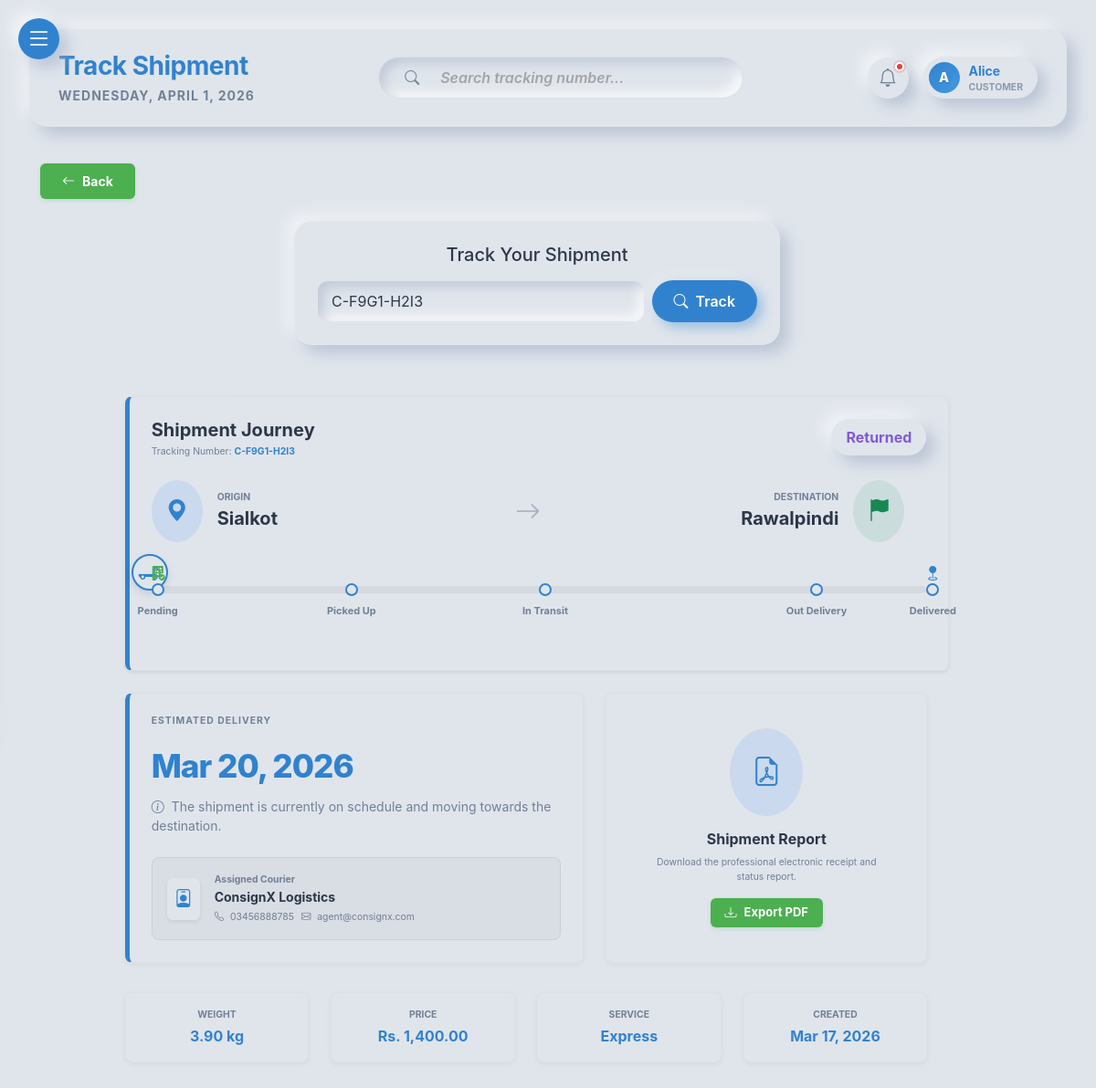
Page /customer/track_shipment.php?tracking_number=C-F9G1-H2I3 (signed in) on the committed database.
### tables this page shows
CREATE TABLE `shipments` (
  `id` int(11) NOT NULL,
  `tracking_number` varchar(50) NOT NULL,
  `agent_id` int(11) DEFAULT NULL,
  `customer_id` int(11) NOT NULL,
  `origin_city_id` int(11) NOT NULL,
  `destination_city_id` int(11) NOT NULL,
  `recipient_name` varchar(100) NOT NULL,
  `recipient_phone` varchar(20) NOT NULL,
  `recipient_address` text NOT NULL,
  `weight` decimal(10,2) NOT NULL COMMENT 'Weight in kg',
  `price` decimal(10,2) NOT NULL,
  `status` enum('Pending','Picked Up','In Transit','Out For Delivery','Delivered','Returned','Cancelled') NOT NULL DEFAULT 'Pending',
  `created_at` timestamp NOT NULL DEFAULT current_timestamp(),
  `updated_at` timestamp NOT NULL DEFAULT current_timestamp() ON UPDATE current_timestamp()
);

CREATE TABLE `cities` (
  `id` int(11) NOT NULL,
  `name` varchar(100) NOT NULL,
  `state` varchar(100) NOT NULL
);

CREATE TABLE `agents` (
  `id` int(11) NOT NULL,
  `name` varchar(100) NOT NULL,
  `company_name` varchar(150) NOT NULL,
  `username` varchar(50) DEFAULT NULL,
  `email` varchar(100) NOT NULL,
  `phone` varchar(20) NOT NULL,
  `password_hash` varchar(255) NOT NULL,
  `status` enum('active','inactive') NOT NULL DEFAULT 'active',
  `created_at` timestamp NOT NULL DEFAULT current_timestamp(),
  `profile_image` varchar(255) DEFAULT NULL
);

### customer/track_shipment.php (the view, shortened to what the rows shown need)
<?php
require_once '../includes/db.php';
require_once '../includes/middleware.php';
require_once '../includes/functions.php';
$is_guest = !is_logged_in();
$is_customer = is_logged_in() && current_user_role() === 'customer';
$customer_id = current_user_id();
$tracking_number = trim($_REQUEST['tracking_number'] ?? '');
$ship = null;
if ($tracking_number) {
    if (!is_valid_tracking_number($tracking_number)) {
        $msg = display_alert("Invalid tracking number format. Use: C-XXXX-XXXX (e.g., C-A1B2-C3D4)", "danger");
    } else {
        try {
            if ($is_guest) {
                $stmt = $pdo->prepare("
                    SELECT s.*,
                           orig.name as origin_city, dest.name as dest_city,
                           a.company_name as agent_name, a.email as agent_email, a.phone as agent_phone,
                           c.name as customer_name, c.email as customer_email, c.phone as customer_phone,
                           (SELECT location FROM shipment_status_history WHERE shipment_id = s.id ORDER BY id DESC LIMIT 1) as current_location
                    FROM shipments s
                    LEFT JOIN cities orig ON s.origin_city_id = orig.id
                    LEFT JOIN cities dest ON s.destination_city_id = dest.id
                    LEFT JOIN agents a ON s.agent_id = a.id
                    LEFT JOIN customers c ON s.customer_id = c.id
                    WHERE s.tracking_number = ?
                ");
                $stmt->execute([$tracking_number]);
            } else {
                $stmt = $pdo->prepare("
                    SELECT s.*,
                           orig.name as origin_city, dest.name as dest_city,
                           a.company_name as agent_name, a.email as agent_email, a.phone as agent_phone,
                           c.name as customer_name, c.email as customer_email, c.phone as customer_phone,
                           (SELECT location FROM shipment_status_history WHERE shipment_id = s.id ORDER BY id DESC LIMIT 1) as current_location
                    FROM shipments s
                    LEFT JOIN cities orig ON s.origin_city_id = orig.id
                    LEFT JOIN cities dest ON s.destination_city_id = dest.id
                    LEFT JOIN agents a ON s.agent_id = a.id
                    LEFT JOIN customers c ON s.customer_id = c.id
                    WHERE s.tracking_number = ? AND s.customer_id = ?
                ");
                $stmt->execute([$tracking_number, $customer_id]);
            }
            $ship = $stmt->fetch();
        } catch (PDOException $e) {
            $msg = display_alert("System error tracking shipment details.", "danger");
        }
    }
} else if (!$tracking_number) {
    if ($is_guest) {
        $msg = display_alert("Please enter a tracking number to track your shipment.", "info");
    }
}
$progress = 0;
if ($ship) {
    $progress = match ($ship['status']) {
        'Pending' => 5,
        'Picked Up' => 25,
        'In Transit' => 50,
        'Out For Delivery' => 85,
        'Delivered' => 100,
        default => 0
    };
    $status_class = match ($ship['status']) {
        'Pending' => 'status-pending',
        'Delivered' => 'status-delivered',
        'Cancelled' => 'status-cancelled',
        'Returned' => 'status-returned',
        'Picked Up' => 'status-picked-up',
        'Out For Delivery' => 'status-out-delivery',
        default => 'status-transit'
    };
}
?>
<!DOCTYPE html>
<html lang="en">
<head>
    <link href="https://cdn.jsdelivr.net/npm/bootstrap@5.3.0/dist/css/bootstrap.min.css" rel="stylesheet">
    <link rel="stylesheet" href="https://cdn.jsdelivr.net/npm/bootstrap-icons@1.11.1/font/bootstrap-icons.css">
    <link rel="stylesheet" href="../assets/css/style.css">
    <link rel="stylesheet" href="../assets/css/neumorphism.css">
</head>
<body class="neumorphic-bg">
    <div class="admin-wrapper">
        <main class="main-content <?= $is_guest ? 'w-100' : '' ?>">
            <?php if ($is_customer): ?>
                <?php require_once '../includes/top_header.php'; ?>
            <?php endif; ?>
            <div class="container-fluid">
                <?php if ($ship): ?>
                <div class="row">
                    <div class="col-lg-10 mx-auto">
                        <div class="tracking-info-card alert-card shadow-sm mb-4">
                            <div class="d-flex justify-content-between align-items-start mb-4">
                                <div>
                                    <h5 class="fw-bold mb-1">Shipment Journey</h5>
                                    <p class="text-muted smaller mb-0">Tracking Number: <span class="text-primary fw-bold"><?= escape($ship['tracking_number']) ?></span></p>
                                </div>
                                <div class="text-end">
                                    <span class="badge-neumorphic <?= $status_class ?> px-3 py-2 fw-bold"><?= $ship['status'] ?></span>
                                </div>
                            </div>
                            <div class="row g-4 align-items-center mb-4">
                                <div class="col-md-5">
                                    <div class="d-flex align-items-center">
                                        <div class="bg-primary bg-opacity-10 text-primary p-3 rounded-circle me-3">
                                            <i class="bi bi-geo-alt-fill fs-4"></i>
                                        </div>
                                        <div>
                                            <div class="text-muted smaller fw-bold text-uppercase">Origin</div>
                                            <div class="fw-bold fs-5"><?= escape($ship['origin_city']) ?></div>
                                        </div>
                                    </div>
                                </div>
                                <div class="col-md-2 text-center d-none d-md-block">
                                    <i class="bi bi-arrow-right fs-3 text-muted opacity-50"></i>
                                </div>
                                <div class="col-md-5 text-md-end">
                                    <div class="d-flex align-items-center justify-content-md-end">
                                        <div class="text-md-end me-3">
                                            <div class="text-muted smaller fw-bold text-uppercase">Destination</div>
                                            <div class="fw-bold fs-5"><?= escape($ship['dest_city']) ?></div>
                                        </div>
                                        <div class="bg-success bg-opacity-10 text-success p-3 rounded-circle">
                                            <i class="bi bi-flag-fill fs-4"></i>
                                        </div>
                                    </div>
                                </div>
                            </div>
                            <div class="progress-track-container mx-0 px-2 mt-5">
                                <div class="progress-track-bar" style="width: <?= $progress ?>%;">
                                    <div class="progress-truck-icon">
                                        <i class="bi bi-truck-flatbed fs-4"></i>
                                    </div>
                                </div>
                                <div class="progress-track-point point-start <?= $progress >= 5 ? 'active' : '' ?>">
                                    <i class="bi bi-building-fill-check"></i>
                                    <span class="progress-point-label">Pending</span>
                                </div>
                                <div class="progress-track-point point-picked <?= $progress >= 25 ? 'active' : '' ?>">
                                    <span class="progress-point-label">Picked Up</span>
                                </div>
                                <div class="progress-track-point point-transit <?= $progress >= 50 ? 'active' : '' ?>">
                                    <span class="progress-point-label">In Transit</span>
                                </div>
                                <div class="progress-track-point point-delivery <?= $progress >= 85 ? 'active' : '' ?>">
                                    <span class="progress-point-label">Out Delivery</span>
                                </div>
                                <div class="progress-track-point point-end <?= $progress >= 100 ? 'active' : '' ?>">
                                    <i class="bi bi-geo-fill"></i>
                                    <span class="progress-point-label">Delivered</span>
                                </div>
                            </div>
                        </div>
                        <div class="row g-4">
                            <div class="col-md-7">
                                <div class="tracking-info-card alert-card <?= $ship['status'] === 'Delivered' ? 'delivered' : '' ?> h-100 mb-0">
                                    <h6 class="smaller fw-bold text-muted text-uppercase mb-3 letter-spacing-1">Estimated Delivery</h6>
                                    <div class="eta-highlight mb-2">
                                        <?php
                                            $eta = date('M d, Y', strtotime($ship['created_at'] . ' + 3 days'));
                                            echo ($ship['status'] === 'Delivered') ? 'Completed' : $eta;
                                        ?>
                                    </div>
                                    <p class="text-muted small mb-4">
                                        <i class="bi bi-info-circle me-1"></i>
                                        <?php if($ship['status'] === 'Delivered'): ?>
                                            Package was successfully delivered. Thank you for using ConsignX!
                                        <?php elseif($ship['status'] === 'Pending'): ?>
                                            Your shipment has been registered and is waiting for courier pickup.
                                        <?php elseif($ship['status'] === 'Out For Delivery'): ?>
                                            Your package is with our delivery partner and will reach you today!
                                        <?php else: ?>
                                            The shipment is currently on schedule and moving towards the destination.
                                        <?php endif; ?>
                                    </p>
                                    <div class="courier-info-box p-3 rounded-3 d-flex align-items-center">
                                        <div class="courier-icon-wrap p-2 rounded shadow-sm me-3">
                                            <i class="bi bi-person-badge text-primary fs-5"></i>
                                        </div>
                                        <div>
                                            <div class="smaller text-muted fw-bold">Assigned Courier</div>
                                            <div class="fw-bold small mb-1"><?= escape($ship['agent_name'] ?? 'ConsignX Logistics (HQ)') ?></div>
                                            <div class="d-flex flex-wrap gap-2">
                                                <span class="smaller text-muted"><i class="bi bi-telephone me-1"></i> <?= escape($ship['agent_phone'] ?? 'N/A') ?></span>
                                                <span class="smaller text-muted"><i class="bi bi-envelope me-1"></i> <?= escape($ship['agent_email'] ?? 'N/A') ?></span>
                                            </div>
                                        </div>
                                    </div>
                                </div>
                            </div>
                            <div class="col-md-5">
                                <div class="tracking-info-card h-100 d-flex flex-column justify-content-center align-items-center text-center mb-0">
                                    <div class="bg-primary bg-opacity-10 text-primary p-4 rounded-circle mb-3">
                                        <i class="bi bi-file-earmark-pdf fs-2"></i>
                                    </div>
                                    <h6 class="fw-bold mb-2">Shipment Report</h6>
                                    <p class="text-muted smaller mb-3 px-3">Download the professional electronic receipt and status report.</p>
                                    <button id="exportPDF" class="btn btn-track w-auto px-4">
                                        <i class="bi bi-download me-2"></i> Export PDF
                                    </button>
                                </div>
                            </div>
                        </div>
                        <div class="row g-4 mt-2">
                            <div class="col-6 col-md-3">
                                <div class="tracking-info-card text-center py-3 mb-0 h-100">
                                    <div class="text-muted smaller fw-bold text-uppercase mb-1">Weight</div>
                                    <div class="fw-bold text-primary"><?= escape($ship['weight']) ?> kg</div>
                                </div>
                            </div>
                            <div class="col-6 col-md-3">
                                <div class="tracking-info-card text-center py-3 mb-0 h-100">
                                    <div class="text-muted smaller fw-bold text-uppercase mb-1">Price</div>
                                    <div class="fw-bold text-primary"><?= format_currency($ship['price']) ?></div>
                                </div>
                            </div>
                            <div class="col-6 col-md-3">
                                <div class="tracking-info-card text-center py-3 mb-0 h-100">
                                    <div class="text-muted smaller fw-bold text-uppercase mb-1">Service</div>
                                    <div class="fw-bold text-primary">Express</div>
                                </div>
                            </div>
                            <div class="col-6 col-md-3">
                                <div class="tracking-info-card text-center py-3 mb-0 h-100">
                                    <div class="text-muted smaller fw-bold text-uppercase mb-1">Created</div>
                                    <div class="fw-bold text-primary"><?= date('M d, Y', strtotime($ship['created_at'])) ?></div>
                                </div>
                            </div>
                        </div>
                    </div>
                </div>
                <?php endif; ?>
            </div>
        </main>
    </div>
</body>
</html>

### rows in the picture
shipments: tracking_number "C-F9G1-H2I3", status "Returned", origin_city.name "Sialkot", destination_city.name "Rawalpindi", created_at "Mar 20, 2026", agent.company_name "ConsignX Logistics", agent.phone "03456888785", agent.email "agent@consignx.com", weight "3.90", price "Rs. 1,400.00", created_at "Mar 17, 2026"

### other values in the picture
$page_title "Track Shipment"
$initials "A"
$u_name "Alice"
$u_role "CUSTOMER"
